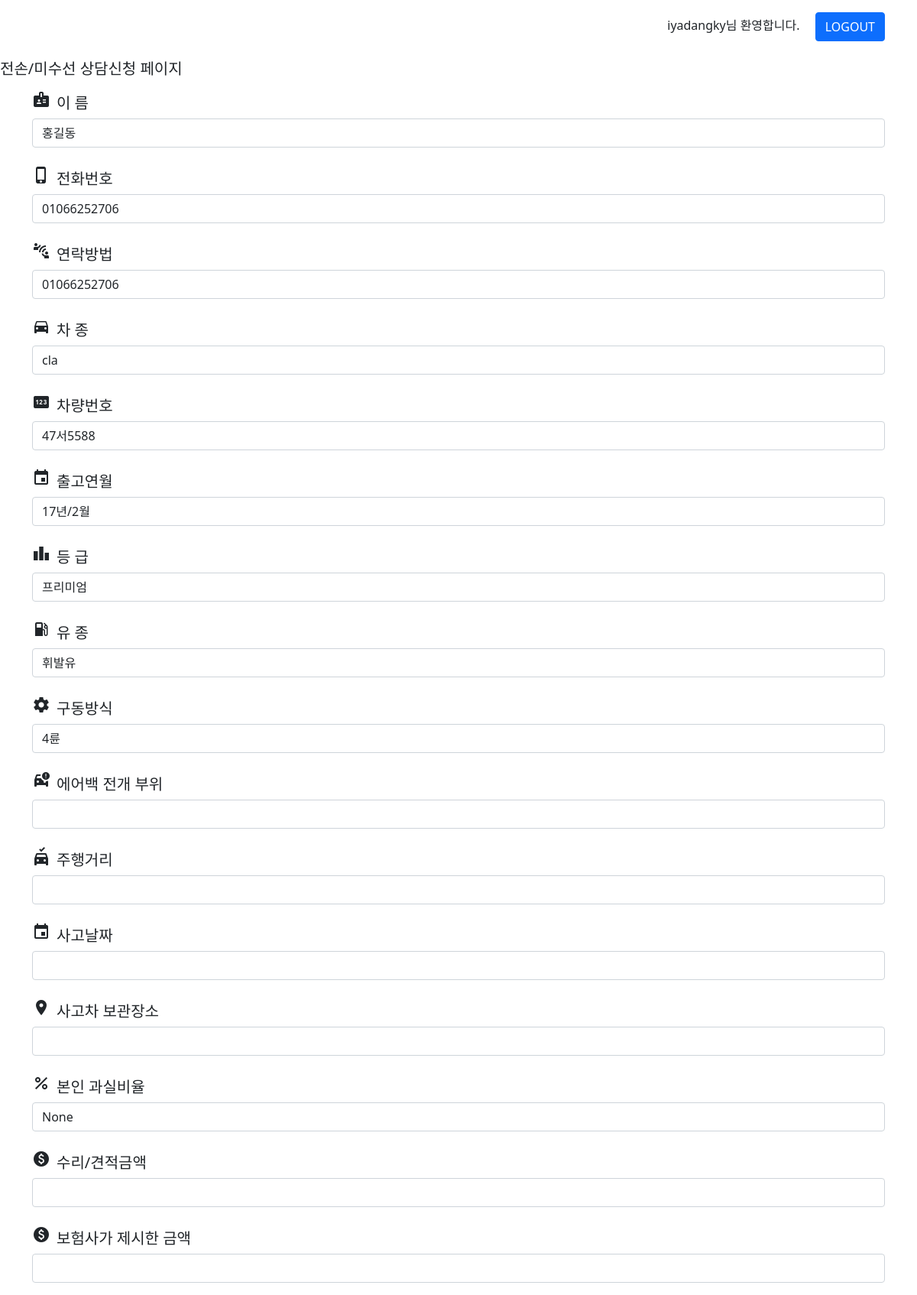
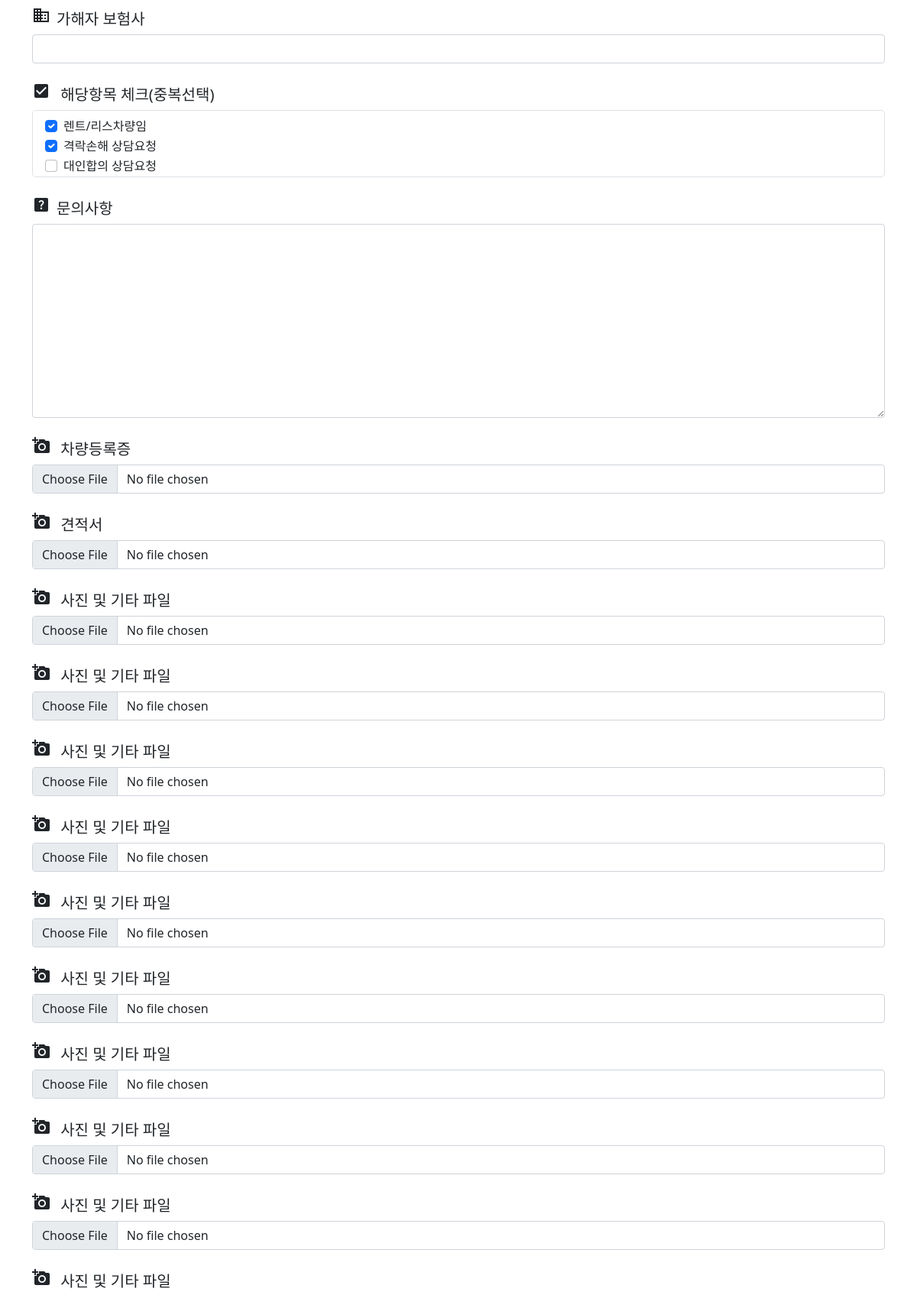
/posts/1/add/ (signed in, upper part), run on the app's committed database (2 pictures, top to bottom).
### posts/models.py (models this page shows)
class Post(models.Model):
    created_at = models.DateTimeField()
    password = models.CharField(max_length=50, null=True)
    client = models.CharField(max_length=50, null=True)
    phoneNumber = models.CharField(max_length=50, null=True)
    contact = models.CharField(max_length=50, null=True)
    carModel = models.CharField(max_length=50, null=True)
    carNumber = models.CharField(max_length=50, null=True)
    birth = models.CharField(max_length=50, null=True)
    trim = models.CharField(max_length=50, null=True)
    fuel = models.CharField(max_length=50, null=True)
    driveType = models.CharField(max_length=50, null=True)
    airbag = models.CharField(max_length=50, null=True)
    mileage = models.CharField(max_length=50, null=True)
    eventDate = models.CharField(max_length=50, null=True)
    repairCost = models.CharField(max_length=50, null=True)
    proposedCompensation = models.CharField(max_length=50, null=True)
    insuranceCompany = models.CharField(max_length=50, null=True)
    faultRatio = models.CharField(max_length=50, null=True)
    location = models.CharField(max_length=50, null=True)
    others1 = models.CharField(max_length=50, null=True)
    others2 = models.CharField(max_length=50, null=True)
    others3 = models.CharField(max_length=50, null=True)
    note = models.CharField(max_length=500, null=True)
    addition = models.CharField(max_length=500, null=True)
    price = models.CharField(max_length=50, null=True)
    image1 = models.FileField(upload_to='posts', null=True)
    image2 = models.FileField(upload_to='posts', null=True)
    image3 = models.FileField(upload_to='posts', null=True)
    image4 = models.FileField(upload_to='posts', null=True)
    image5 = models.FileField(upload_to='posts', null=True)
    image6 = models.FileField(upload_to='posts', null=True)
    image7 = models.FileField(upload_to='posts', null=True)
    image8 = models.FileField(upload_to='posts', null=True)
    image9 = models.FileField(upload_to='posts', null=True)
    image10 = models.FileField(upload_to='posts', null=True)
    image11 = models.FileField(upload_to='posts', null=True)
    image12 = models.FileField(upload_to='posts', null=True)
    image13 = models.FileField(upload_to='posts', null=True)
    image14 = models.FileField(upload_to='posts', null=True)
    image15 = models.FileField(upload_to='posts', null=True)
    image16 = models.FileField(upload_to='posts', null=True)
    image17 = models.FileField(upload_to='posts', null=True)

### posts/views.py (the view)
# urls.py: path('<int:post_id>/add/', views.add, name="add"),
@login_required
def add(request, post_id):
    post = Post.objects.get(id=post_id)
    context = {'post' : post}
    return render(request, 'posts/add.html', context)

### posts/templates/posts/add.html (shortened to what this page needs)
{% extends 'base.html' %}
{% load static %}
{% block content %}
    <h5 class="mb-3">전손/미수선 상담신청 페이지</h5>
    <div class="container">
        <form method="POST" action="{% url 'posts:record' post.id %}" enctype="multipart/form-data">
            <h5><span class="material-icons me-2">badge</span>이 름</h5>
            <input id="client" type="text" name="client" value="{{ post.client }}" class="form-control mb-4" >
            <h5><span class="material-icons me-2">phone_iphone</span>전화번호</h5>
            <input id="phoneNumber" type="text" name="phoneNumber" value="{{ post.phoneNumber }}" class="form-control mb-4">
            <h5><span class="material-icons me-2">connect_without_contact</span>연락방법</h5>
            <input id="contact" type="text" name="contact" value="{{ post.contact }}" class="form-control mb-4">
            <h5><span class="material-icons me-2">directions_car</span>차 종</h5>
            <input id="carModel" type="text" name="carModel" value="{{ post.carModel }}" class="form-control mb-4">
            <h5><span class="material-icons me-2">pin</span>차량번호</h5>
            <input id="carNumber" type="text" name="carNumber" value="{{ post.carNumber }}" class="form-control mb-4">
            <h5><span class="material-icons me-2">event</span>출고연월</h5>
            <input id="birth" type="text" name="birth" value="{{ post.birth }}" class="form-control mb-4">
            <h5><span class="material-icons me-2">leaderboard</span>등 급</h5>
            <input id="trim" type="text" name="trim" value="{{ post.trim }}" class="form-control mb-4">
            <h5><span class="material-icons me-2">local_gas_station</span>유 종</h5>
            <input id="fuel" type="text" name="fuel" value="{{ post.fuel }}" class="form-control mb-4">
            <h5><span class="material-icons me-2">settings</span>구동방식</h5>
            <input id="driveType" type="text" name="driveType" value="{{ post.driveType }}" class="form-control mb-4">
            <h5><span class="material-icons me-2">car_crash</span>에어백 전개 부위</h5>
            <input id="airbag" type="text" name="airbag" value="{{ post.airbag }}" class="form-control mb-4">
            <h5><span class="material-icons me-2">no_crash</span>주행거리</h5>
            <input id="mileage" type="text" name="mileage" value="{{ post.mileage }}" class="form-control mb-4">
            <h5><span class="material-icons me-2">event</span>사고날짜</h5>
            <input id="eventDate" type="text" name="eventDate" value="{{ post.eventDate }}" class="form-control mb-4">
            <h5><span class="material-icons me-2">location_on</span>사고차 보관장소</h5>
            <input id="location" type="text" name="location" value="{{ post.location }}" class="form-control mb-4">
            <h5><span class="material-icons me-2">percent</span>본인 과실비율</h5>
            <input id="faultRatio" type="text" name="faultRatio" value="{{ post.faultRatio }}" class="form-control mb-4">
            <h5><span class="material-icons me-2">paid</span>수리/견적금액</h5>
            <input id="repairCost" type="text" name="repairCost" value="{{ post.repairCost }}" class="form-control mb-4">
            <h5><span class="material-icons me-2">paid</span>보험사가 제시한 금액</h5>
            <input id="proposedCompensation" type="text" name="proposedCompensation" value="{{ post.proposedCompensation }}" class="form-control mb-4">
            <h5><span class="material-icons me-2">business</span>가해자 보험사</h5>
            <input id="insuranceCompany" type="text" name="insuranceCompany" value="{{ post.insuranceCompany }}" class="form-control mb-4">
            <h5><span class="material-icons me-2">check_box</span> 해당항목 체크(중복선택)</h5>
            <div class="border rounded-3 mb-4">
                {% if post.others1 %}
                <div class="form-check mt-2 ms-3">
                    <input class="form-check-input" type="checkbox" value="확인" name="others1" id="others1" checked>
                    <label class="form-check-label" for="others1">렌트/리스차량임</label>
                </div>
                {% else %}
                <div class="form-check mt-2 ms-3">
                    <input class="form-check-input" type="checkbox" value="확인" name="others1" id="others1">
                    <label class="form-check-label" for="others1">렌트/리스차량임</label>
                </div>
                {% endif %}
                {% if post.others2 %}
                <div class="form-check ms-3">
                    <input class="form-check-input" type="checkbox" value="확인" name="others2" id="others2" checked>
                    <label class="form-check-label" for="others2">격락손해 상담요청</label>
                </div>
                {% else %}
                <div class="form-check ms-3">
                    <input class="form-check-input" type="checkbox" value="확인" name="others2" id="others2">
                    <label class="form-check-label" for="others2">격락손해 상담요청</label>
                </div>
                {% endif %}
                {% if post.others3 %}
                <div class="form-check ms-3">
                    <input class="form-check-input" type="checkbox" value="확인" name="others3" id="others3" checked>
                    <label class="form-check-label" for="others3">대인합의 상담요청</label>
                </div>
                {% else %}
                <div class="form-check ms-3">
                    <input class="form-check-input" type="checkbox" value="확인" name="others3" id="others3">
                    <label class="form-check-label" for="others3">대인합의 상담요청</label>
                </div>
                {% endif %}
            </div>
            <h5><span class="material-icons me-2">help_center</span>문의사항</h5>
            <textarea name="note" id="note" cols="30" rows="10" class="form-control mb-4">{{ post.note }}</textarea>
            <h5><span class="material-icons me-2">add_a_photo</span> 차량등록증</h5>
            <input type="file" class="form-control mb-4" name="image1" id="image1">
            <h5><span class="material-icons me-2">add_a_photo</span> 견적서</h5>
            <input type="file" class="form-control mb-4" name="image2" id="image2">
            <h5><span class="material-icons me-2">add_a_photo</span> 사진 및 기타 파일</h5>
            <input type="file" class="form-control mb-4" name="image3" id="image3">
            <h5><span class="material-icons me-2">add_a_photo</span> 사진 및 기타 파일</h5>
            <input type="file" class="form-control mb-4" name="image4" id="image4">
            <h5><span class="material-icons me-2">add_a_photo</span> 사진 및 기타 파일</h5>
            <input type="file" class="form-control mb-4" name="image5" id="image5">
            <h5><span class="material-icons me-2">add_a_photo</span> 사진 및 기타 파일</h5>
            <input type="file" class="form-control mb-4" name="image6" id="image6">
            <h5><span class="material-icons me-2">add_a_photo</span> 사진 및 기타 파일</h5>
            <input type="file" class="form-control mb-4" name="image7" id="image7">
            <h5><span class="material-icons me-2">add_a_photo</span> 사진 및 기타 파일</h5>
            <input type="file" class="form-control mb-4" name="image8" id="image8">
            <h5><span class="material-icons me-2">add_a_photo</span> 사진 및 기타 파일</h5>
            <input type="file" class="form-control mb-4" name="image9" id="image9">
            <h5><span class="material-icons me-2">add_a_photo</span> 사진 및 기타 파일</h5>
            <input type="file" class="form-control mb-4" name="image10" id="image10">
            <h5><span class="material-icons me-2">add_a_photo</span> 사진 및 기타 파일</h5>
            <input type="file" class="form-control mb-4" name="image11" id="image11">
            <h5><span class="material-icons me-2">add_a_photo</span> 사진 및 기타 파일</h5>
        </form>
    </div>
{% endblock %}

### templates/base.html (shortened to what this page needs)
{% load static %}
<!DOCTYPE html>
<html lang="ko">
<head>
    <link href="https://cdn.jsdelivr.net/npm/bootstrap@5.0.2/dist/css/bootstrap.min.css" rel="stylesheet">
    <link rel="stylesheet" href="{% static 'style.css' %}">
    <link rel="stylesheet" href="{% static 'posts/style.css' %}">
</head>
<body>
    <div class="container pt-3 mb-4" style="display: flex; justify-content: flex-end;">
        {% if user.is_authenticated %}
            <form method="POST" action="{% url 'accounts:logout' %}">
                {{ user.get_username }}님 환영합니다.
                <button type="submit" class="btn btn-primary ms-3">LOGOUT</button>
            </form>
        {% endif %}
    </div>
    {% block content %}
    {% endblock %}
</body>
</html>

### data on the page
Post: client "홍길동", phoneNumber "01066252706", contact "01066252706", carModel "cla", carNumber "47서5588", birth "17년/2월", trim "프리미엄", fuel "휘발유", driveType "4륜", faultRatio "None"

### other printed values
{{ user.get_username }} "iyadangky"
